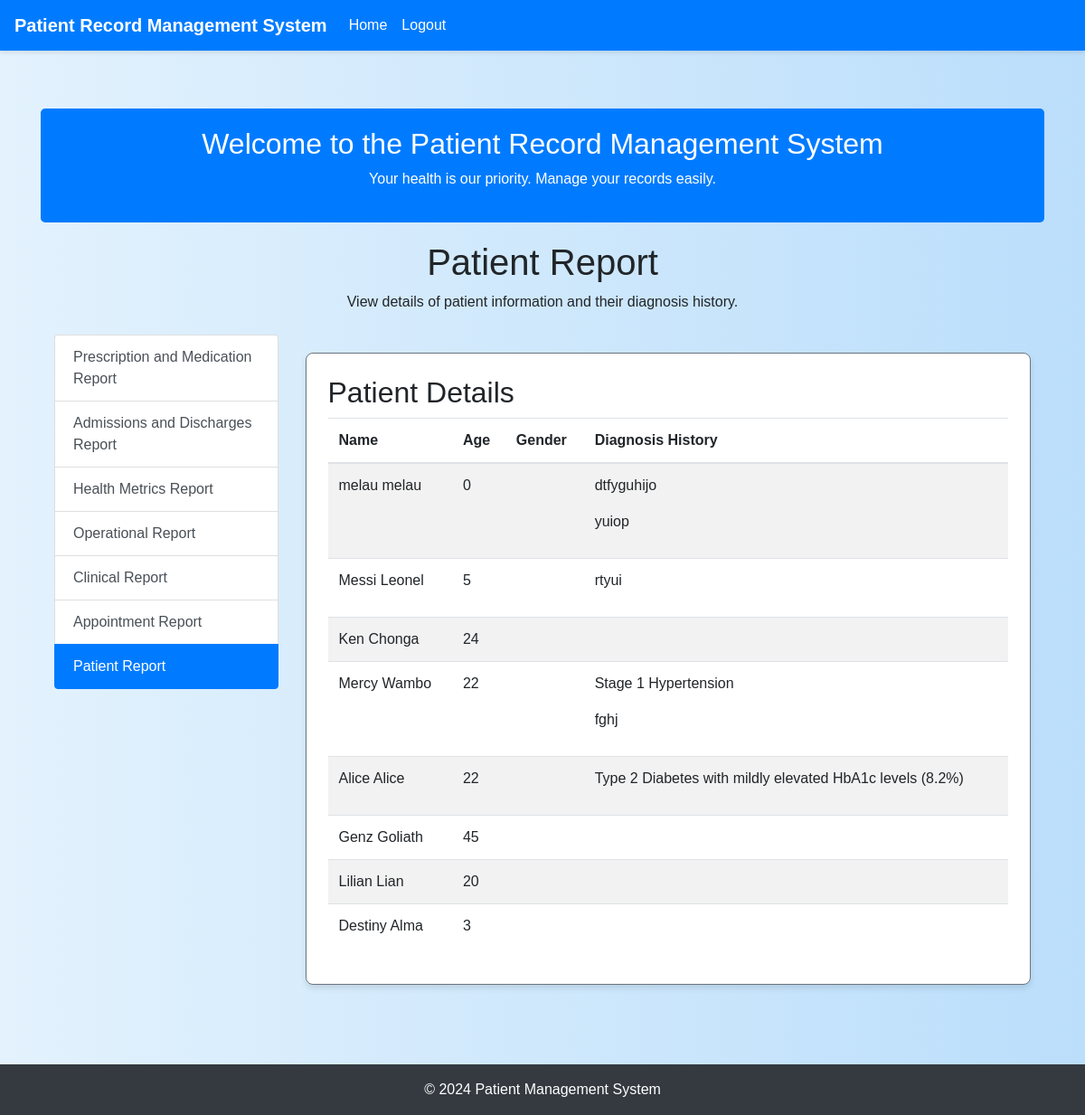
Page /patient_report (signed in) on the committed database.
### app/models.py (models this page shows, shortened)
class Patient(db.Model):
    id = db.Column(db.Integer, primary_key=True)
    user_id = db.Column(db.Integer, db.ForeignKey('user.id'), unique=True, nullable=False)
    first_name = db.Column(db.String(100), nullable=False)
    last_name = db.Column(db.String(100), nullable=False)
    dob = db.Column(db.Date, nullable=False)
    phone_number = db.Column(db.String(15), nullable=True)
    address = db.Column(db.String(255), nullable=True)
    is_admitted = db.Column(db.Boolean, default=False)
    room_id = db.Column(db.Integer, db.ForeignKey('room.id'), nullable=True)
    bed_id = db.Column(db.Integer, db.ForeignKey('bed.id'), nullable=True)
    room = db.relationship('Room', backref='patients', lazy=True)
    bed = db.relationship('Bed', backref='patients', lazy=True)
    @property
    def age(self):
        if self.dob:
            today = datetime.today()
            age = today.year - self.dob.year
            if today.month < self.dob.month or (today.month == self.dob.month and today.day < self.dob.day):
                age -= 1
            return age
        return None  # Return None if dob is not available

class PatientRecord(db.Model):
    id = db.Column(db.Integer, primary_key=True)
    patient_id = db.Column(db.Integer, db.ForeignKey('patient.id'), nullable=False)
    user_id = db.Column(db.Integer, db.ForeignKey('user.id'), nullable=True)
    doctor_id = db.Column(db.Integer, db.ForeignKey('user.id'), nullable=False)
    disease = db.Column(db.String(100))
    diagnosis = db.Column(db.Text, nullable=True)
    prescribed_medicine = db.Column(db.String(255))
    notes = db.Column(db.Text)
    follow_up_date = db.Column(db.Date)
    record_date = db.Column(db.DateTime, default=datetime.utcnow)
    details = db.Column(db.Text, nullable=False)
    treatment = db.Column(db.Text)
    treatment_plan = db.Column(db.Text)
    patient = db.relationship('Patient', backref='records', lazy=True)

### app/route.py (the view)
@main_bp.route('/patient_report')
@login_required
def patient_report():
    patients = Patient.query.all()  # Fetch all patients
    return render_template('patient_report.html', patients=patients)

### app/templates/patient_report.html
{% extends "layout.html" %}
{% block content %}
    <div class="container-fluid">
        <div class="dashboard-header text-center mb-4">
            <h1>Patient Report</h1>
            <p>View details of patient information and their diagnosis history.</p>
        </div>
        <div class="row">
            <nav class="col-md-3">
                <div class="list-group">
                    <a href="{{ url_for('main.prescription_report') }}" class="list-group-item list-group-item-action">Prescription and Medication Report</a>
                    <a href="{{ url_for('main.admissions_report') }}" class="list-group-item list-group-item-action">Admissions and Discharges Report</a>
                    <a href="{{ url_for('main.health_metrics_report') }}" class="list-group-item list-group-item-action">Health Metrics Report</a>
                    <a href="{{ url_for('main.operational_report') }}" class="list-group-item list-group-item-action">Operational Report</a>
                    <a href="{{ url_for('main.clinical_report') }}" class="list-group-item list-group-item-action">Clinical Report</a>
                    <a href="{{ url_for('main.appointment_report') }}" class="list-group-item list-group-item-action">Appointment Report</a>
                    <a href="{{ url_for('main.patient_report') }}" class="list-group-item list-group-item-action active">Patient Report</a>
                </div>
            </nav>
            <main class="col-md-9">
                <div class="card mb-4">
                    <div class="card-body">
                        <h2>Patient Details</h2>
                        <table class="table table-striped">
                            <thead>
                                <tr>
                                    <th>Name</th>
                                    <th>Age</th>
                                    <th>Gender</th>
                                    <th>Diagnosis History</th>
                                </tr>
                            </thead>
                            <tbody>
                                {% for patient in patients %}
                                    <tr>
                                        <td>{{ patient.first_name }} {{ patient.last_name }}</td>
                                        <td>{{ patient.age }}</td>
                                        <td>{{ patient.gender }}</td>
                                        <td>
                                            {% for record in patient.records %}
                                                <p>{{ record.diagnosis }}</p>
                                            {% endfor %}
                                        </td>
                                    </tr>
                                {% else %}
                                    <tr>
                                        <td colspan="4" class="text-center">No patient data available.</td>
                                    </tr>
                                {% endfor %}
                            </tbody>
                        </table>
                    </div>
                </div>
            </main>
        </div>
    </div>
{% endblock %}

### app/static/css/style.css (style rules this page uses)
:root { --primary-color: #007bff; --secondary-color: #6c757d; --success-color: #28a745; --info-color: #17a2b8; --warning-color: #ffc107; --danger-color: #dc3545; --background-color: #f8f9fa; --footer-background: #343a40; }
body { background-color: var(--background-color); font-family: Arial, sans-serif; margin: 0; padding: 0; }
.card { border-radius: 0.5rem; border: 1px solid var(--secondary-color); box-shadow: 0 4px 6px rgba(0, 0, 0, 0.1); }
.card-body { padding: 1.5rem; }

### app/templates/layout.html (style rules this page uses)
body { display: flex; flex-direction: column; min-height: 100vh; background: linear-gradient(to right, #e3f2fd, #bbdefb); }
main { flex: 1; padding: 20px; }

### rows in the picture
Patient: first_name "melau", last_name "melau", age "0"
PatientRecord: diagnosis "dtfyguhijo"
PatientRecord: diagnosis "yuiop"
Patient: first_name "Messi", last_name "Leonel", age "5"
PatientRecord: diagnosis "rtyui"
Patient: first_name "Ken", last_name "Chonga", age "24"
Patient: first_name "Mercy", last_name "Wambo", age "22"
PatientRecord: diagnosis "Stage 1 Hypertension"
PatientRecord: diagnosis "fghj"
Patient: first_name "Alice", last_name "Alice", age "22"
PatientRecord: diagnosis "Type 2 Diabetes with mildly elevated HbA1c levels (8.2%)"
Patient: first_name "Genz", last_name "Goliath", age "45"
Patient: first_name "Lilian", last_name "Lian", age "20"
Patient: first_name "Destiny", last_name "Alma", age "3"
